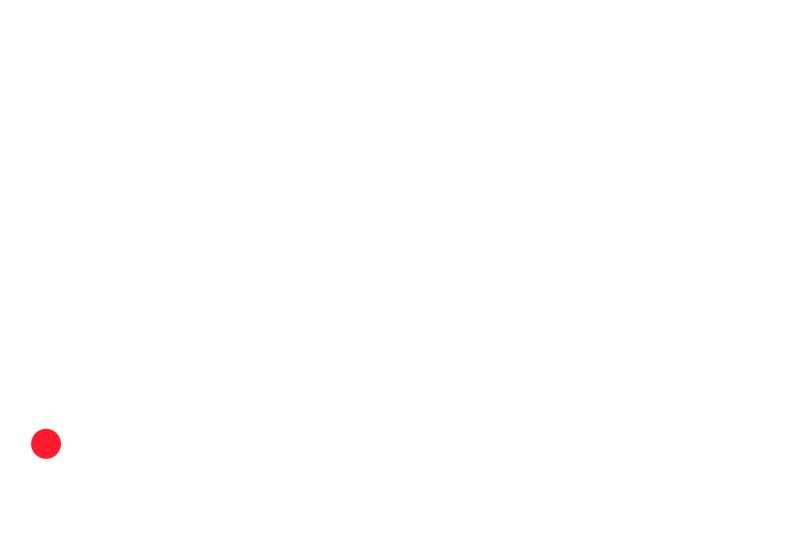
#> input picture frame 2 of ball_video1.mp4, 2400 x 1676 px (shown at 1/3 size)
$ jupyter execute --allow-errors low_notnoisy_optimized.ipynb
#> lines starting #> are read from the running program, lines starting #| are printed output that depends on the picture
[cell 1]
import cv2
import numpy as np
import matplotlib.pyplot as plt
import math as ma
# import sympy as sp

i = 0
x_top = []
y_top = []
x_bottom = []
y_bottom = []
x_mean = []
y_mean = []
x_2 = []
x_unit = []


# cap = cv2.VideoCapture('frames/noisy/cv2-red-channel_noisy_0.png')
cap = cv2.VideoCapture('ball_video1.mp4')
# path = 'home/divyansh/vid_img'
while(cap.isOpened()):
    stop_top = False
    stop_bottom = False
    ret, frame = cap.read()
#> frame is the input picture: shape (1676, 2400, 3); mean B, G, R 254.7, 254.6, 255
    if ret == False:
        break
    red_channel = frame[:,:,2]
    cons = 255
    print(np.shape(red_channel))
#| (1676, 2400)
    red_channel = cons - red_channel

    #result = np.max(red_channel, axis=1)
    #selecting the threshold
    result = (np.where((red_channel>40) & (red_channel<42)))
#> result = ([1286, 1286, 1288, 1313], [136, 137, 151, 178])
    y_top.append(1676 - result[0][0])
    x_top.append(result[1][0])
    y_bottom.append(1676 - result[0][-1])
    x_bottom.append(result[1][-1])


    if cv2.waitKey(10) & 0xFF == ord('q'):
#> (key q is pressed here)
        break


[x_mean.append((g + h) / 2) for g, h in zip(x_top, x_bottom)]
[y_mean.append((g + h) / 2) for g, h in zip(y_top, y_bottom)]


plt.scatter(x_top, y_top, c='r')
plt.scatter(x_bottom, y_bottom, c='b')
plt.scatter(x_mean, y_mean, c='g')
plt.show()
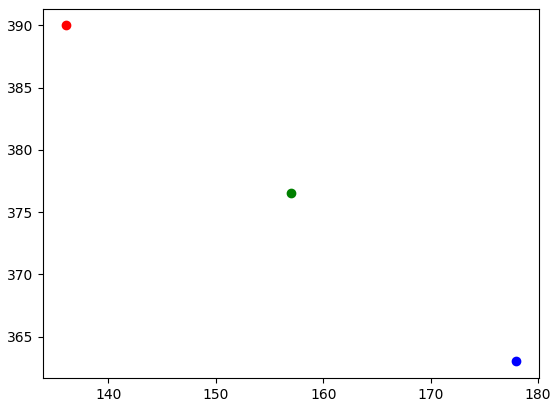
#> figure drawn by matplotlib, 1 panel
# print(x_top, x_bottom, y_top, y_bottom)

next part

[cell 2]
[x_2.append(i**2) for i in x_mean]
[x_unit.append(1) for i in x_mean]

x_2 = np.matrix(x_2)
#> x_2 = [[24649]]
print('this is x square', x_2)
#| this is x square [[24649.]]
x_2 = x_2.transpose()
x_1 = np.matrix(x_mean)
#> x_1 = [[157]]
x_1 = x_1.transpose()
x_unit = np.matrix(x_unit)
#> x_unit = [[1]]
x_unit = x_unit.transpose()

print('this is x_unit', x_unit)
#| this is x_unit [[1]]

[cell 3]
A = np.hstack((x_2, x_1, x_unit))
#> A = [[24649, 157, 1]]
A = np.matrix(A)
A_t = A.transpose()
#> A_t = [[24649], [157], [1]]

Y = np.matrix(y_mean)
#> Y = [[376.5]]
Y = Y.transpose()

A_inv = A_t*A
#> A_inv = [[607573201, 3869893, 24649], [3869893, 24649, 157], [24649, 157, 1]]
#> (the rest of this cell did not finish here and is left out)


$ run again, starting later in the video
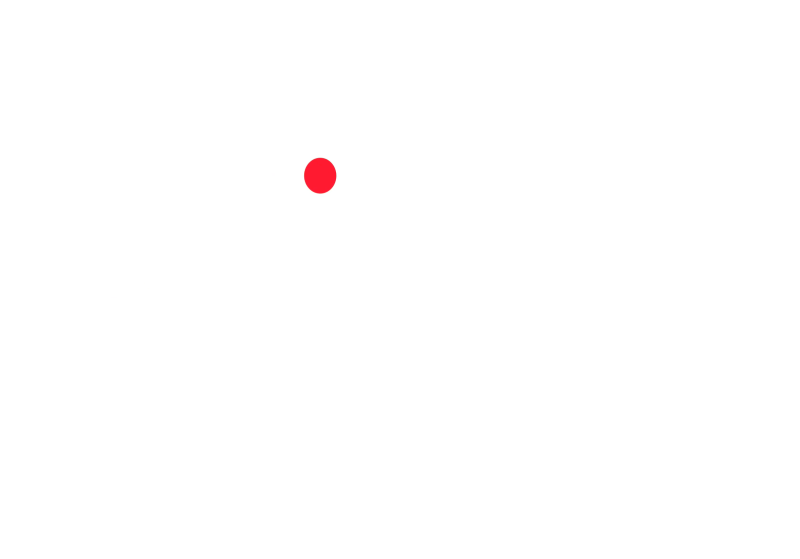
#> input picture frame 12 of ball_video1.mp4, 2400 x 1676 px (shown at 1/3 size)
#> frame is the input picture: shape (1676, 2400, 3); mean B, G, R 254.6, 254.5, 255
#| (1676, 2400)
#> result = ([481, 489, 535, 566], [935, 994, 913, 992])
#> `plt.show()`:
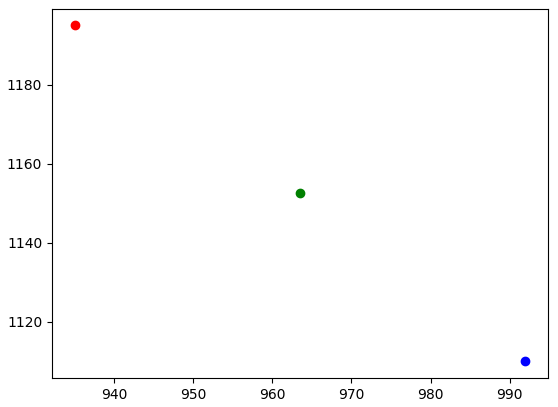
#> figure drawn by matplotlib, 1 panel
#> x_2 = [[928332.2]]
#| this is x square [[928332.25]]
#> x_1 = [[963.5]]
#> x_unit = [[1]]
#| this is x_unit [[1]]
#> A = [[928332.2, 963.5, 1]]
#> A_t = [[928332.2], [963.5], [1]]
#> Y = [[1152.5]]
#> A_inv = [[8.62e+11, 894448122.9, 928332.2], [894448122.9, 928332.2, 963.5], [928332.2, 963.5, 1]]

$ run again, starting later in the video
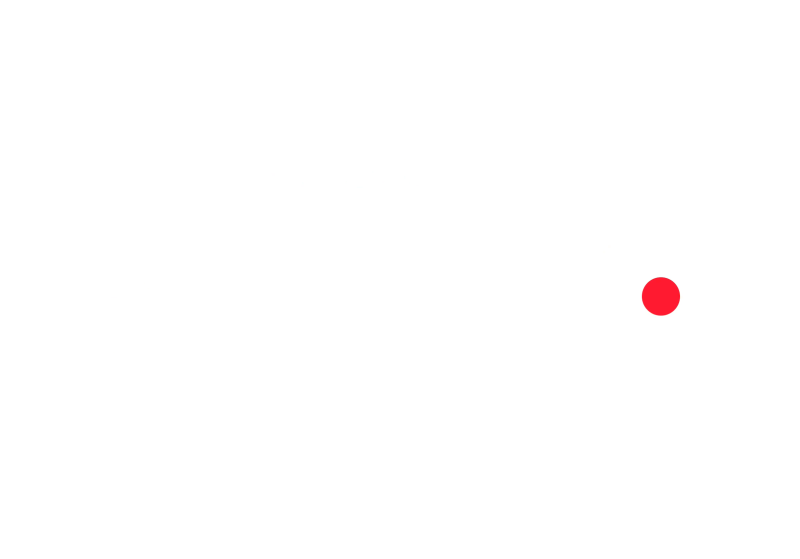
#> input picture frame 22 of ball_video1.mp4, 2400 x 1676 px (shown at 1/3 size)
#> frame is the input picture: shape (1676, 2400, 3); mean B, G, R 254.5, 254.4, 255
#| (1676, 2400)
#> result = ([834, 837, 845, 858, 861, 912, 913, 930], [1999, 1958, 2018, 1935, 1933, 2034, 2034, 1943])
#> `plt.show()`:
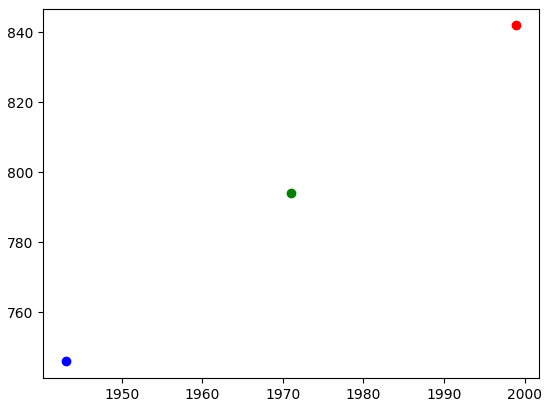
#> figure drawn by matplotlib, 1 panel
#> x_2 = [[3884841]]
#| this is x square [[3884841.]]
#> x_1 = [[1971]]
#> x_unit = [[1]]
#| this is x_unit [[1]]
#> A = [[3884841, 1971, 1]]
#> A_t = [[3884841], [1971], [1]]
#> Y = [[794]]
#> A_inv = [[1.51e+13, 7.66e+09, 3884841], [7.66e+09, 3884841, 1971], [3884841, 1971, 1]]
